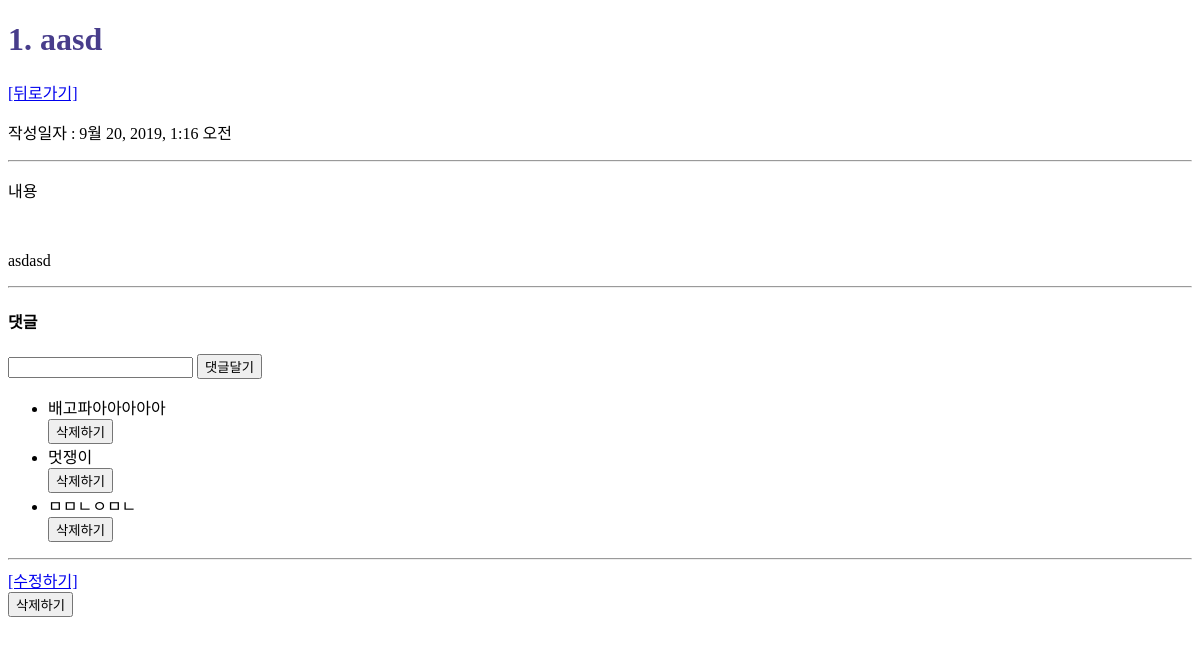
Page /articles/1 on the earlier database version.
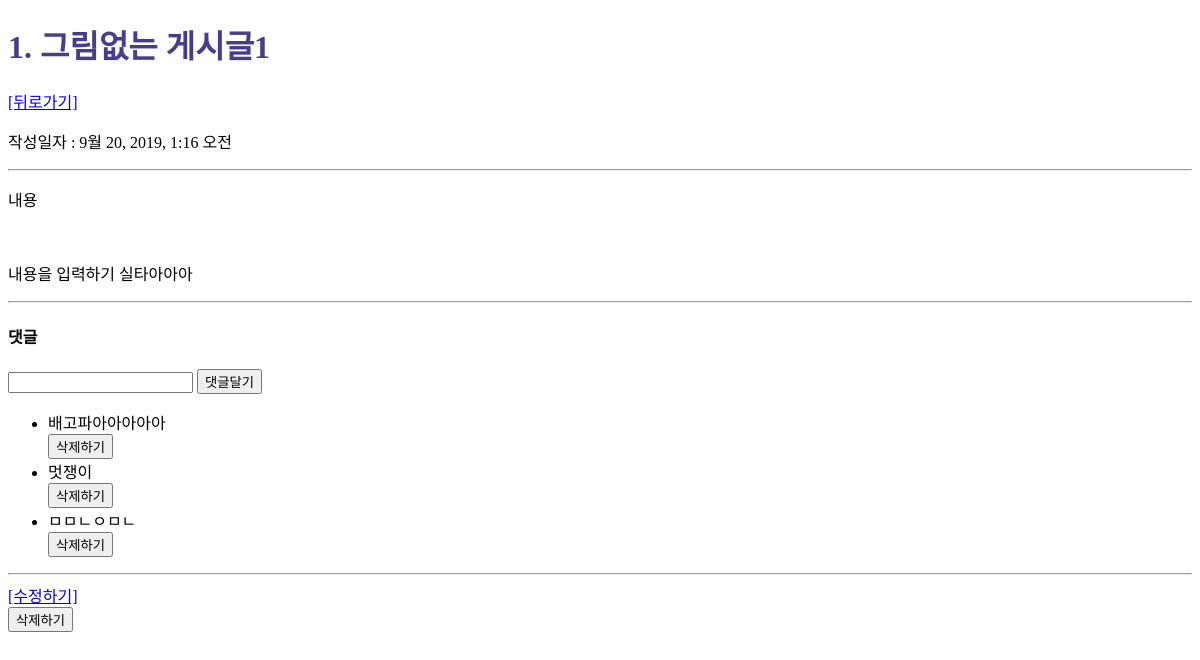
Same page on the later database version.
### articles/models.py (models this page shows)
class Article(models.Model):
    title = models.CharField(max_length=20)
    content = models.TextField()
    image = models.ImageField(blank=True)
    created_at = models.DateTimeField(auto_now_add=True)  # 새롭게 추가할때만 시간을 등록하고, 수정할때는 등록하지 않는다.
    updated_at = models.DateTimeField(auto_now=True)  # 언제든지 수정되었을 때의 시간을 저장하겠다.

### articles/views.py (the view)
# urls.py: path('<int:article_pk>', views.detatil, name='detail'),  #4 인덱스에서 보여주는 게시글의 디테일을 보여주는 페이지를 만든다.
def detatil(request, article_pk):
    article = get_object_or_404(Article,pk=article_pk)
    comments = article.comments.all()
    context = {
        'article' : article,
        'comments' : comments
    }
    return render(request, 'articles/detail.html', context)

### articles/templates/articles/detail.html (shortened to what this page needs)
{% extends 'base.html' %}
{% block body %}
  <h1>{{article.pk}}. {{ article.title }}</h1>  <a href="{% url 'articles:index' %}">[뒤로가기]</a>
  <p>작성일자 : {{ article.created_at }}</p>
  <hr>
  <p>내용</p> <br>
  <p>{{ article.content }}</p>
  <hr>
  <h4>댓글</h4>
    <form action="{% url 'articles:comments_create' article.pk %}" method="POST">
      <input type="text", name='content'>
      <button type="submit">댓글달기</button>
    </form>
  <ul>
  {% for comment in comments %}
    <li>
      {{ comment.content }}<form action="{% url 'articles:comments_delete' article.pk comment.pk %}" method='POST'>
        <button type="submit">삭제하기</button>
      </form>
    </li>
  {% empty %}
    <p>아직 댓글이 없습니다.</p>
  {% endfor %}
  </ul>
  <hr>
    <a href="{% url 'articles:update' article.pk %}">[수정하기]</a>
    <form action="{% url 'articles:delete' article.pk %}" method="POST" onclick="return confirm('Are you sure?')">
    <button type="submit">삭제하기</button>
  </form>
{% endblock body %}

Differences in the rows shown:
changed Article id 1: title "aasd" → "그림없는 게시글1"; content "asdasd" → "내용을 입력하기 실타아아아"
